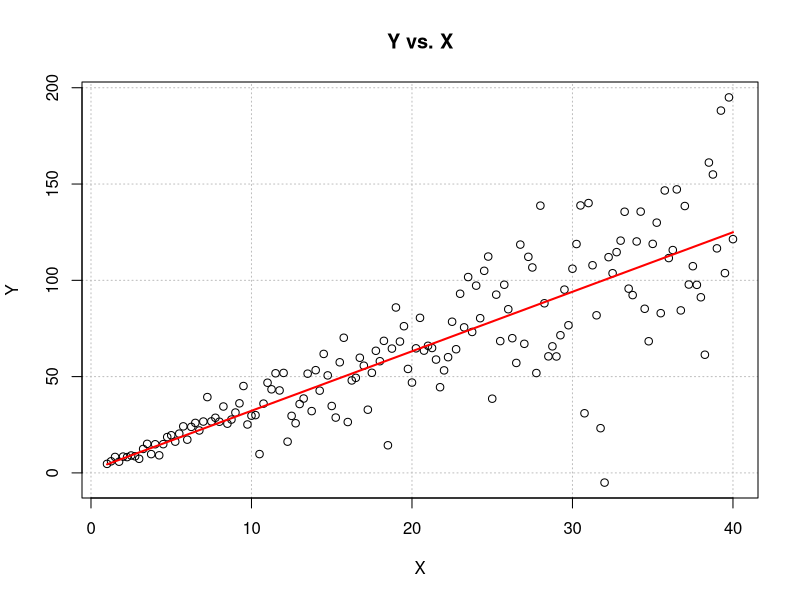
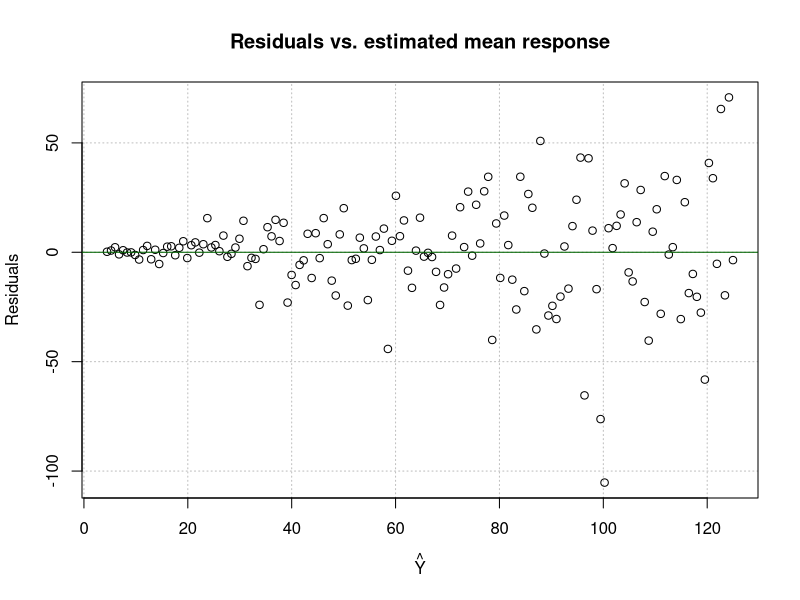
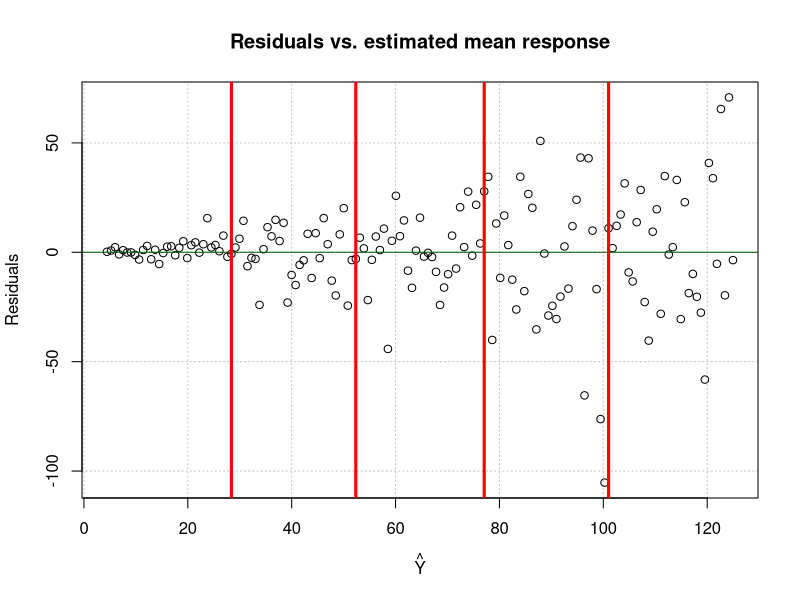
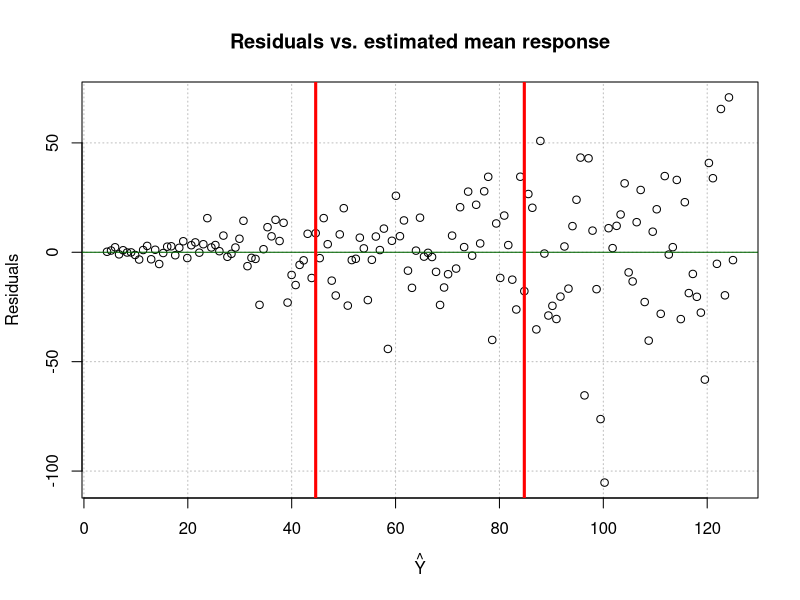

R code for these plots, in order:
############################################################################
# NAME:  Chris Bilder                                                      #
# DATE:  8-17-06                                                           #
# PURPOSE: WLS example for Chapter 11                                      #
#                                                                          #
# NOTES: 1)                                                                #
#                                                                          #
############################################################################

#Simulate data with nonconstant variance
X<-seq(from = 1, to = 40, by = 0.25)
epsilon<-rnorm(n = length(X), mean = 0, sd = 1)
epsilon2<-X*epsilon  #Var(epsilon2) = X^2 * 1 = X^2 (non-constant variance)
Y<-2 + 3*X + epsilon2
set1<-data.frame(Y,X)

#Y vs. X with sample model
plot(x = X, y = Y, xlab = "X", ylab = "Y", main = "Y vs. X", panel.first = grid(col = "gray", lty = "dotted"))
mod.fit<-lm(formula = Y ~ X, data = set1)
curve(expr = mod.fit$coefficients[1] + mod.fit$coefficients[2]*x, col = "red", lty = "solid", lwd = 2, add = TRUE,
      from = min(set1$X), to = max(set1$X)) 

#Residuals vs. Y^
plot(x = mod.fit$fitted.values, y = mod.fit$residuals, xlab = expression(hat(Y)), ylab = "Residuals",
     main = "Residuals vs. estimated mean response", panel.first = grid(col = "gray", lty = "dotted"))
abline(h = 0, col = "darkgreen")

#Try calculating a P.I. for X = 40
pred<-predict(object = mod.fit, newdata = data.frame(X = 40), interval = "prediction", level = 0.95)


#############################################################################
# Method #1

  #Find quantiles for Y^'s
  #  See R help for different ways (type) to calculate quantiles
  quant5<-quantile(x = mod.fit$fitted.values, probs = c(0.2, 0.4, 0.6, 0.8), type = 1)  
  quant5
  
  #Put Y^'s into groups based upon quantiles
  groups<-ifelse(mod.fit$fitted.values < quant5[1], 1,
          ifelse(mod.fit$fitted.values < quant5[2], 2,
          ifelse(mod.fit$fitted.values < quant5[3], 3,
          ifelse(mod.fit$fitted.values < quant5[4], 4, 5))))
  #Quick way to find the variance of residuals for each group 
  var.eps<-tapply(X = mod.fit$residuals, INDEX = groups, FUN = var)
  var.eps

  #Visualization of creating the groups
  plot(x = mod.fit$fitted.values, y = mod.fit$residuals, xlab = expression(hat(Y)), ylab = "Residuals",
     main = "Residuals vs. estimated mean response", panel.first = grid(col = "gray", lty = "dotted"))
  abline(h = 0, col = "darkgreen")
  abline(v = quant5, col = "red", lwd = 3)

  #Put the group variances into a vector corresponding to each observation
  group.var<-ifelse(groups == 1, var.eps[1],
             ifelse(groups == 2, var.eps[2],
             ifelse(groups == 3, var.eps[3],
             ifelse(groups == 4, var.eps[4], var.eps[5]))))

  mod.fit1<-lm(formula = Y ~ X, data = set1, weight = 1/group.var^2)
  summary(mod.fit1)

  #Try calculating a P.I. for X = 40
  pred1<-predict(object = mod.fit1, newdata = data.frame(X = 40), interval = "prediction", level = 0.95)


#############################################################################
# Method #2

  #Find quantiles for Y^'s
  #  See R help for different ways (type) to calculate quantiles
  quant3<-quantile(x = mod.fit$fitted.values, probs = c(1/3, 2/3), type = 1)  
  quant3
  
  #Put Y^'s into groups based upon quantiles
  groups<-ifelse(mod.fit$fitted.values < quant3[1], 1,
          ifelse(mod.fit$fitted.values < quant3[2], 2, 3))
  #Quick way to find the variance of residuals for each group 
  var.eps<-tapply(X = mod.fit$residuals, INDEX = groups, FUN = var)
  var.eps

  #Visualization of creating the groups
  plot(x = mod.fit$fitted.values, y = mod.fit$residuals, xlab = expression(hat(Y)), ylab = "Residuals",
     main = "Residuals vs. estimated mean response", panel.first = grid(col = "gray", lty = "dotted"))
  abline(h = 0, col = "darkgreen")
  abline(v = quant3, col = "red", lwd = 3)

  #Put the group variances into a vector corresponding to each observation
  group.var<-ifelse(groups == 1, var.eps[1],
             ifelse(groups == 2, var.eps[2], var.eps[3]))

  mod.fit2<-lm(formula = Y ~ X, data = set1, weight = 1/group.var^2)
  summary(mod.fit2)

  #Try calculating a P.I. for X = 40
  pred2<-predict(object = mod.fit2, newdata = data.frame(X = 40), interval = "prediction", level = 0.95)


#############################################################################
# Method #3

  mod.fit3<-lm(formula = Y ~ X, data = set1, weight = 1/X^2)
  summary(mod.fit3)
  names(mod.fit3)
  head(mod.fit3$weights)
  tail(mod.fit3$weights)

  #Show some calculations without lm()
  X.mat<-cbind(1,X)
  w<-1/X^2
  W<-diag(w)
  b.w<-solve(t(X.mat)%*%W%*%X.mat)%*%t(X.mat)%*%W%*%Y
  b.w
  mod.fit3$coefficients
  
  n<-length(Y)
  Y.hat<-X.mat%*%b.w
  MSE.w<-sum(w*(Y-Y.hat)^2)/(n-2)
  cov.b<-MSE.w*solve(t(X.mat)%*%W%*%X.mat)
  cov.b
  vcov(mod.fit3)

  X.h<-c(1,40)
  sqrt(MSE.w*t(X.h)%*%solve(t(X.mat)%*%W%*%X.mat)%*%X.h)
  predict(object = mod.fit3, newdata = data.frame(X = 40), interval = "confidence", se.fit = TRUE, level = 0.95)


  #WITHOUT WLS
  mod.fit3.temp<-lm(formula = Y ~ X, data = set1)
  predict(object = mod.fit3.temp, newdata = data.frame(X = 40), interval = "confidence", se.fit = TRUE, level = 0.95)
  sqrt(summary(mod.fit3.temp)$sigma^2*t(X.h)%*%solve(t(X.mat)%*%X.mat)%*%X.h)


  #Try calculating a P.I. for X = 40
  pred3<-predict(object = mod.fit3, newdata = data.frame(X = 40), interval = "prediction", level = 0.95)
  pred3
  se.pi<-sqrt(MSE.w*(1+t(X.h)%*%solve(t(X.mat)%*%W%*%X.mat)%*%X.h))
  alpha<-0.05
  X.h%*%b.w+c(qt(alpha/2, n-2),qt(1-alpha/2, n-2))*se.pi 
  

############################################################################
# Sumamrize results

  data.frame(name = c("Least Squares", "WLS 1", "WLS 2", "WLS 3"), 
    round(rbind(mod.fit$coefficients, mod.fit1$coefficients, mod.fit2$coefficients, mod.fit3$coefficients),2))

  data.frame(name = c("Least Squares", "WLS 1", "WLS 2", "WLS 3"), 
    round(rbind(pred, pred1, pred2, pred3),2))








#
